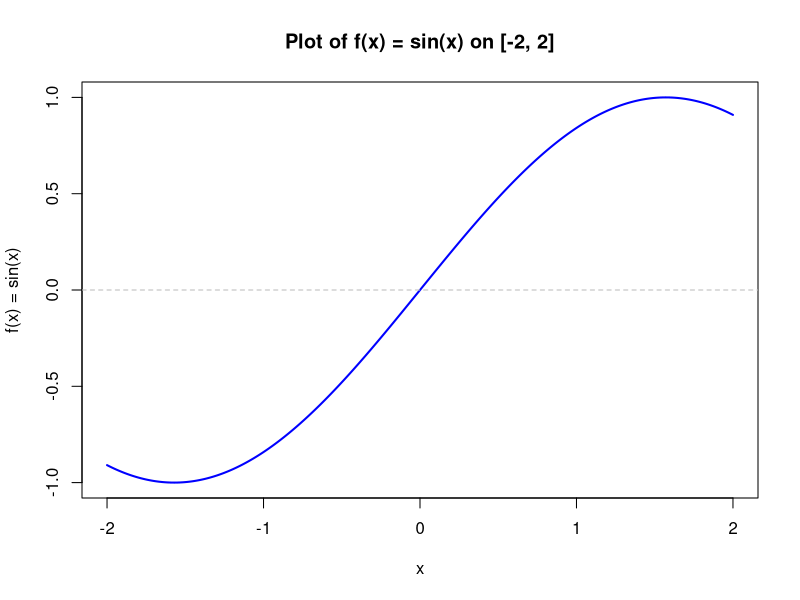
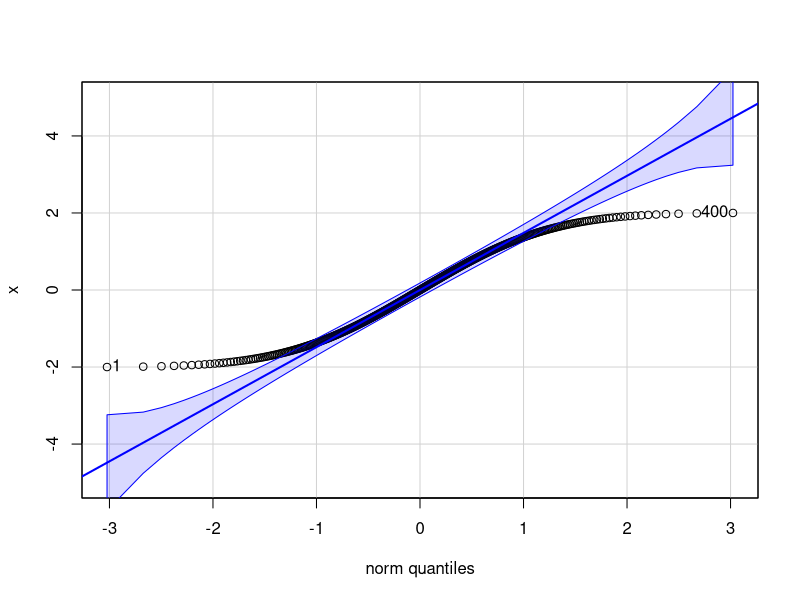
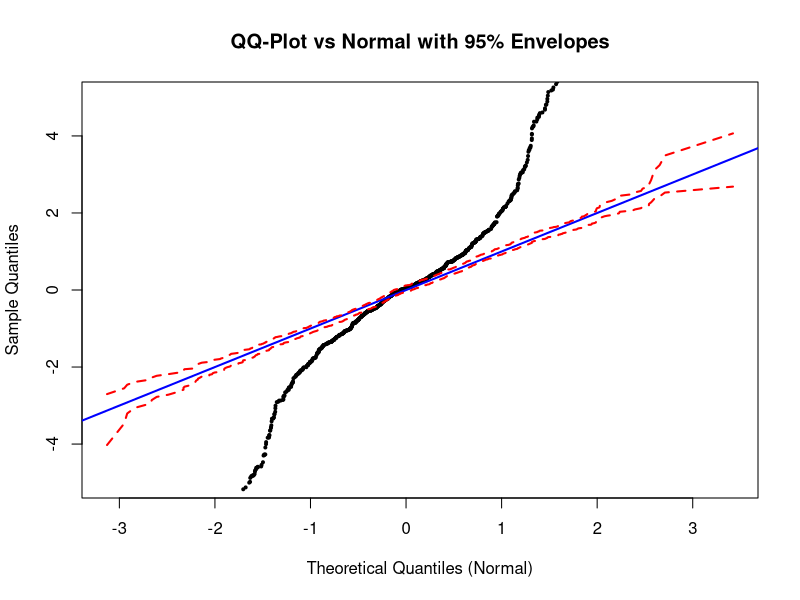

The R source for these figures, in order:
## ---- chunk 1
# define the function
f <- function(x) {
  sin(x)
}

# create a grid of x values
x <- seq(-2, 2, length.out = 400)


# evaluate the function on the grid
y <- f(x)

# plot the curve
plot(x, y,
     type = "l",        # line plot
     lwd  = 2,
     col  = "blue",
     xlab = "x",
     ylab = "f(x) = sin(x)",
     main = "Plot of f(x) = sin(x) on [-2, 2]")

# add reference line at y = 0
abline(h = 0, lty = 2, col = "gray")
## ---- chunk 2
library(car)
qqPlot(x, envelope = 0.95, ylim = c(-5, 5))
## ---- chunk 3
# generate data from t-distribution with 1 df 
set.seed(123)
n <- 1000

x <- rt(n, df = 1)

# sort observed data
x_sorted <- sort(x)

# construct theoretical normal quantiles
# using simulation (order statistics)

# Simulate a large normal sample
z <- rnorm(n)

# Sort simulated normal values
z_sorted <- sort(z)

# These serve as empirical normal quantiles
theoretical_quantiles <- z_sorted

# construct 95% envelopes via Monte Carlo simulation
B <- 1000   # number of simulations
Z_sim <- matrix(NA, nrow = n, ncol = B)

for (b in 1:B) {
  Z_sim[, b] <- sort(rnorm(n))
}

# Pointwise 95% envelopes
lower_envelope <- apply(Z_sim, 1, quantile, probs = 0.025)
upper_envelope <- apply(Z_sim, 1, quantile, probs = 0.975)

# QQ-plot setup

plot(theoretical_quantiles, x_sorted,
     pch = 20,
     cex = 0.6,
     xlab = "Theoretical Quantiles (Normal)",
     ylab = "Sample Quantiles",
     main = "QQ-Plot vs Normal with 95% Envelopes",
     ylim = c(-5, 5))

# 45-degree reference line
abline(0, 1, col = "blue", lwd = 2)

# Envelopes
lines(theoretical_quantiles, lower_envelope,
      col = "red", lwd = 2, lty = 2)

lines(theoretical_quantiles, upper_envelope,
      col = "red", lwd = 2, lty = 2)
